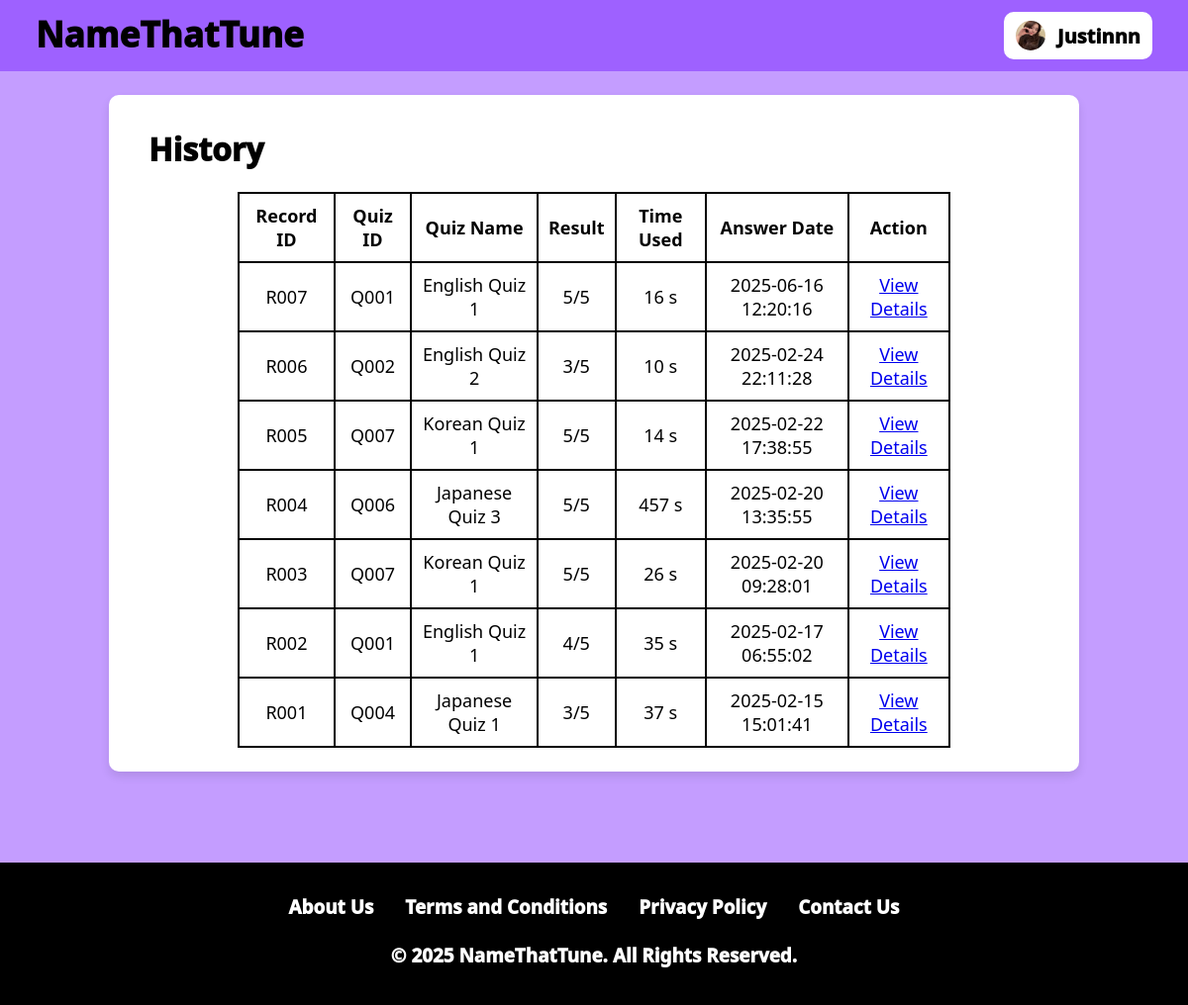
Page /user_history.php (signed in) on the committed database.
### tables this page shows
CREATE TABLE `user` (
  `UserID` varchar(255) NOT NULL,
  `Username` varchar(255) NOT NULL,
  `Password` varchar(255) NOT NULL,
  `DateJoined` date DEFAULT NULL,
  `AnswerCorrectRate` float DEFAULT NULL,
  `ProfilePicture` varchar(255) DEFAULT NULL
);

CREATE TABLE `record` (
  `RecordID` varchar(255) NOT NULL,
  `Result` varchar(255) DEFAULT NULL,
  `Time` datetime DEFAULT NULL,
  `UserID` varchar(255) DEFAULT NULL,
  `QuizID` varchar(255) DEFAULT NULL,
  `TimeUsed` int(11) DEFAULT NULL
);

CREATE TABLE `quiz` (
  `QuizID` varchar(255) NOT NULL,
  `GenreID` varchar(255) DEFAULT NULL,
  `CreatedTime` datetime DEFAULT NULL,
  `QuizName` varchar(255) DEFAULT NULL
);

### user_fetch_profile.php (called while the page is built, shortened)
<?php
$stmt = $conn->prepare("SELECT ProfilePicture FROM user WHERE Username = ?");
$stmt->bind_param("s", $username);
$stmt->execute();
$result = $stmt->get_result();
if ($result->num_rows > 0) {
    $row = $result->fetch_assoc();
    $profile_picture_path = $row['ProfilePicture'];
} else {
    $profile_picture_path = 'Icon/account.png';
}
?>

### user_history.php (the view, shortened to what this page needs)
<?php
$servername = "localhost";
$dbusername = "root";
$dbpassword = "";
$dbname = "namethattune";
$conn = new mysqli($servername, $dbusername, $dbpassword, $dbname);
$username = $_SESSION['username'];
include 'user_fetch_profile.php';
?>
<!DOCTYPE html>
<html lang="en">
<head>
    <link rel="stylesheet" href="user_header.css">
    <link rel="stylesheet" href="user_footer.css">
</head>
<body>
    <div id="header">
        <h1><a href="user_mainPage.php">NameThatTune</a></h1>
        <div id="login">
        <img src="<?php echo htmlspecialchars($profile_picture_path); ?>">
        <p><?php echo htmlspecialchars($username); ?></p>
        </div>
    </div>
    <?php include 'user_hamburger_menu.php'; ?>
    <div id='content'>
        <div id='history'>
        <h1 id='title'>History</h1>
        <table>
            <tr>
                <th>Record ID</th>
                <th>Quiz ID</th>
                <th>Quiz Name</th>
                <th>Result</th>
                <th>Time Used</th>
                <th>Answer Date</th>
                <th>Action</th>
            </tr>
            <?php
			$sql1 = "SELECT UserID FROM user WHERE Username = '$username'";
			$result1 = mysqli_query($conn, $sql1);
            if (mysqli_num_rows($result1) != 0) {
                $row1 = mysqli_fetch_assoc($result1);
                $user_id = $row1['UserID'];
                $sql2 = "SELECT RecordID, Result, TimeUsed, Time, QuizID FROM record WHERE UserID = '$user_id' ORDER BY Time DESC";
			    $result2 = mysqli_query($conn, $sql2);
                while ($row2 = mysqli_fetch_assoc($result2)) {
                    $record_id = $row2['RecordID'];
                    $quiz_result = $row2['Result'];
                    $time_used = $row2['TimeUsed'];
                    $quiz_id = $row2['QuizID'];
                    $time = $row2['Time'];
                    $sql3 = "SELECT QuizName FROM quiz WHERE QuizID = '$quiz_id'";
                    $result3 = mysqli_query($conn, $sql3);
                    $row3 = mysqli_fetch_assoc($result3);
                    $quiz_name = $row3['QuizName'];
                    echo "<tr>
                    <td>$record_id</td>
                    <td>$quiz_id</td>
                    <td>$quiz_name</td>
                    <td>$quiz_result/5</td>
                    <td>$time_used s</td>
                    <td>$time</td>
                    <td><a href='user_history_details.php?record_id=$record_id'>View Details</a></td>
                </tr>";
                }
            }
            ?>
        </table>
        </div>
    </div>
    <div id="footer">
        <ul class="nav">
            <li><a href="user_about_us.php">About Us</a></li>
            <li><a href="user_terms_and_conditions.php">Terms and Conditions</a></li>
            <li><a href="user_privacy_policy.php">Privacy Policy</a></li>
            <li><a href="user_contact_us.php">Contact Us</a></li>
        </ul>
        <p id="copy">&copy; 2025 NameThatTune. All Rights Reserved.</p>
    </div>
</body>
</html>

### user_header.css (style rules this page uses)
html, body { margin: 0; padding: 0; width: 100%; }
body { background-color: #C49DFF; display: flex; flex-direction: column; min-height: 100vh; }
#header { background-color: #9E61FF; display: flex; justify-content: space-between; align-items: center; height: 72px; padding: 0 3%; }
#header h1 { font-family: "Lalezar", system-ui; font-size: clamp(1.8rem, 5vw, 2.2rem); font-weight: 1000; font-style: normal; padding-bottom: 4px; margin: 0; }
#header h1 a:link, #header h1 a:visited { color: black; text-decoration: none; }
#login { width: fit-content; min-width: 120px; height: 48px; background-color: white; border-radius: 10px; display: flex; justify-content: center; align-items: center; }
#login img { width: 30px; height: 30px; border-radius: 50%; margin: 0 0 0 12px; }
#login p { font-family: "Lalezar", system-ui; font-size: clamp(1.15rem, 5vw, 1.25rem); font-weight: 1000; font-style: normal; margin: 0 12px; }

### user_footer.css (style rules this page uses)
#footer { clear: both; height: 144px; width: 100%; background-color: black; color: white; display:inline-block; position: relative; bottom: 0; font-family: "Lalezar", system-ui; font-weight: 1000; font-size: 16px; justify-content: space-between; }
#footer ul { display: flex; justify-content: center; width: 100%; padding: 0; }
#footer ul li { display: inline; list-style-type: none; font-size: clamp(1rem, 2.5vw, 1.18rem); padding: 16px 16px 4px 16px; text-align: center; }
#footer ul li a { color: white; text-decoration: none; }
#footer #copy { text-align: center; font-size: clamp(1rem, 2.5vw, 1.18rem); }

### user_history.php (style rules this page uses)
#content { min-height: 100vh; justify-content: center; font-family: "Lalezar", system-ui; font-style: normal; }
#history { width: fit-content; height: fit-content; min-width: 75vw; min-height: 50vh; justify-self: center; background-color: white; border-radius: 10px; box-shadow: 0 5px 10px rgba(0, 0, 0, 0.1); padding-left: clamp(28px, 8vw, 40px); padding-right: clamp(28px, 8vw, 40px); padding-top: 12px; padding-bottom: 24px; margin: 24px 84px 24px 84px; }
#title { font-size: clamp(24px, 3vw, 32px); font-weight: 1000; font-family: 'Lalezar', system-ui; }
table { background-color: white; border-collapse: collapse; justify-self: center; width: clamp(50%, 80vw, 80%); }
td, th { padding: 10px; border: 2px solid black; text-align: center; font-family: 'Lalezar', system-ui; font-size: clamp(14px, 2vw, 18px); }
td { font-weight: 500; }
th { font-weight: 700; }

### rows in the picture
user: ProfilePicture (picture)
record: RecordID "R007", QuizID "Q001", QuizID.QuizName "English Quiz 1", Result "5", TimeUsed "16", Time "2025-06-16 12:20:16"
record: RecordID "R006", QuizID "Q002", QuizID.QuizName "English Quiz 2", Result "3", TimeUsed "10", Time "2025-02-24 22:11:28"
record: RecordID "R005", QuizID "Q007", QuizID.QuizName "Korean Quiz 1", Result "5", TimeUsed "14", Time "2025-02-22 17:38:55"
record: RecordID "R004", QuizID "Q006", QuizID.QuizName "Japanese Quiz 3", Result "5", TimeUsed "457", Time "2025-02-20 13:35:55"
record: RecordID "R003", QuizID "Q007", QuizID.QuizName "Korean Quiz 1", Result "5", TimeUsed "26", Time "2025-02-20 09:28:01"
record: RecordID "R002", QuizID "Q001", QuizID.QuizName "English Quiz 1", Result "4", TimeUsed "35", Time "2025-02-17 06:55:02"
record: RecordID "R001", QuizID "Q004", QuizID.QuizName "Japanese Quiz 1", Result "3", TimeUsed "37", Time "2025-02-15 15:01:41"

### other values in the picture
$username "Justinnn"
